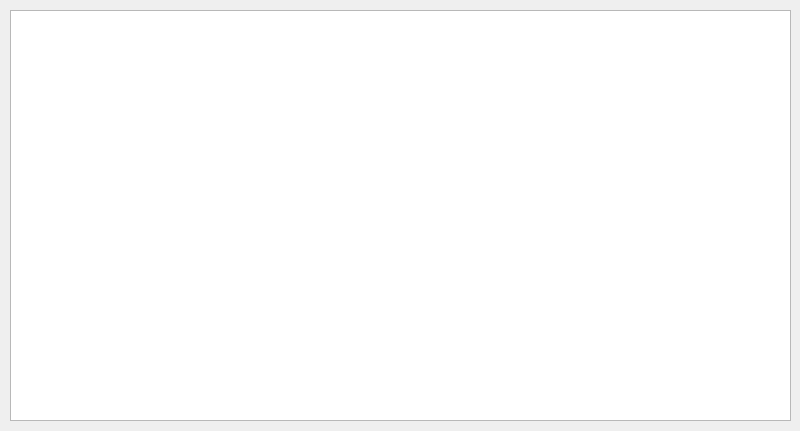
<?xml version="1.0" encoding="UTF-8"?>
<ui version="4.0">
 <class>LogWindow</class>
 <widget class="QMainWindow" name="LogWindow">
  <property name="geometry">
   <rect>
    <x>0</x>
    <y>0</y>
    <width>800</width>
    <height>431</height>
   </rect>
  </property>
  <property name="windowTitle">
   <string>日志查看器</string>
  </property>
  <property name="windowIcon">
   <iconset>
    <normaloff>res/Shadowsocks_logo.png</normaloff>res/Shadowsocks_logo.png</iconset>
  </property>
  <widget class="QWidget" name="centralwidget">
   <widget class="QTextBrowser" name="LogBrowser">
    <property name="geometry">
     <rect>
      <x>10</x>
      <y>10</y>
      <width>781</width>
      <height>411</height>
     </rect>
    </property>
   </widget>
  </widget>
 </widget>
 <resources/>
 <connections/>
</ui>
